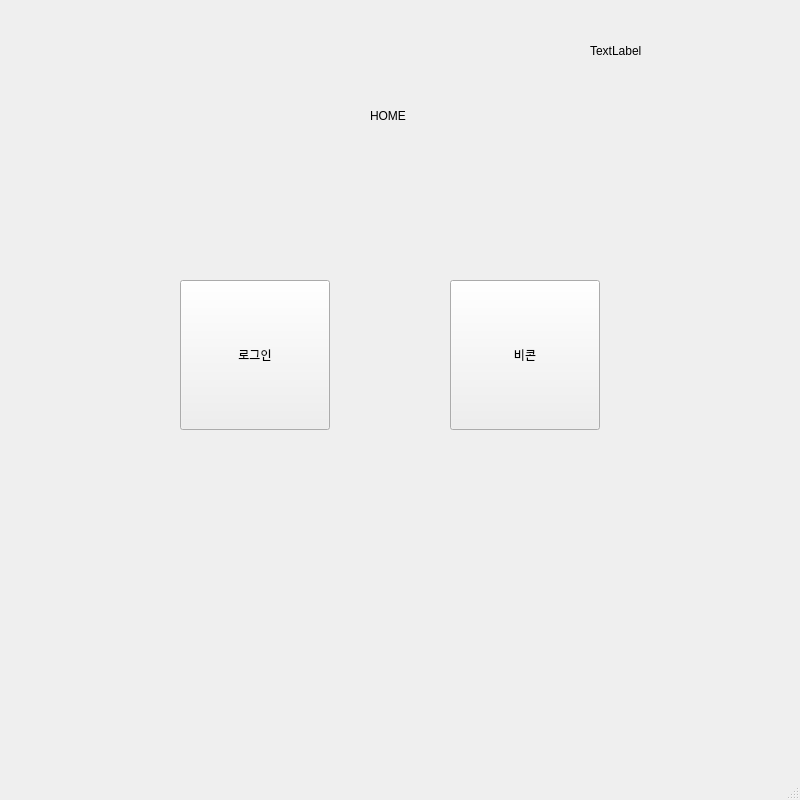
<?xml version="1.0" encoding="UTF-8"?>
<ui version="4.0">
 <class>MainWindow</class>
 <widget class="QMainWindow" name="MainWindow">
  <property name="geometry">
   <rect>
    <x>0</x>
    <y>0</y>
    <width>800</width>
    <height>800</height>
   </rect>
  </property>
  <property name="windowTitle">
   <string>MainWindow</string>
  </property>
  <widget class="QWidget" name="centralwidget">
   <widget class="QStackedWidget" name="stackedWidget">
    <property name="geometry">
     <rect>
      <x>0</x>
      <y>0</y>
      <width>800</width>
      <height>800</height>
     </rect>
    </property>
    <property name="currentIndex">
     <number>0</number>
    </property>
    <widget class="QWidget" name="page">
     <widget class="QPushButton" name="pb_loginpage">
      <property name="geometry">
       <rect>
        <x>180</x>
        <y>280</y>
        <width>150</width>
        <height>150</height>
       </rect>
      </property>
      <property name="text">
       <string>로그인</string>
      </property>
     </widget>
     <widget class="QPushButton" name="pb_beacon">
      <property name="geometry">
       <rect>
        <x>450</x>
        <y>280</y>
        <width>150</width>
        <height>150</height>
       </rect>
      </property>
      <property name="text">
       <string>비콘</string>
      </property>
     </widget>
     <widget class="QLabel" name="label">
      <property name="geometry">
       <rect>
        <x>370</x>
        <y>80</y>
        <width>41</width>
        <height>71</height>
       </rect>
      </property>
      <property name="text">
       <string>HOME</string>
      </property>
     </widget>
     <widget class="QLabel" name="lb_id">
      <property name="geometry">
       <rect>
        <x>590</x>
        <y>30</y>
        <width>171</width>
        <height>41</height>
       </rect>
      </property>
      <property name="text">
       <string>TextLabel</string>
      </property>
     </widget>
    </widget>
    <widget class="QWidget" name="page_2">
     <widget class="QLineEdit" name="le_id">
      <property name="geometry">
       <rect>
        <x>330</x>
        <y>280</y>
        <width>113</width>
        <height>20</height>
       </rect>
      </property>
     </widget>
     <widget class="QLineEdit" name="le_pw">
      <property name="geometry">
       <rect>
        <x>330</x>
        <y>330</y>
        <width>113</width>
        <height>20</height>
       </rect>
      </property>
      <property name="echoMode">
       <enum>QLineEdit::Password</enum>
      </property>
     </widget>
     <widget class="QLabel" name="label_2">
      <property name="geometry">
       <rect>
        <x>250</x>
        <y>280</y>
        <width>56</width>
        <height>12</height>
       </rect>
      </property>
      <property name="text">
       <string>ID</string>
      </property>
     </widget>
     <widget class="QLabel" name="label_3">
      <property name="geometry">
       <rect>
        <x>250</x>
        <y>330</y>
        <width>56</width>
        <height>12</height>
       </rect>
      </property>
      <property name="text">
       <string>password</string>
      </property>
     </widget>
     <widget class="QPushButton" name="pb_login_2">
      <property name="geometry">
       <rect>
        <x>480</x>
        <y>280</y>
        <width>75</width>
        <height>71</height>
       </rect>
      </property>
      <property name="text">
       <string>LOGIN</string>
      </property>
     </widget>
    </widget>
   </widget>
  </widget>
  <widget class="QMenuBar" name="menubar">
   <property name="geometry">
    <rect>
     <x>0</x>
     <y>0</y>
     <width>800</width>
     <height>21</height>
    </rect>
   </property>
  </widget>
  <widget class="QStatusBar" name="statusbar"/>
 </widget>
 <resources/>
 <connections/>
</ui>
